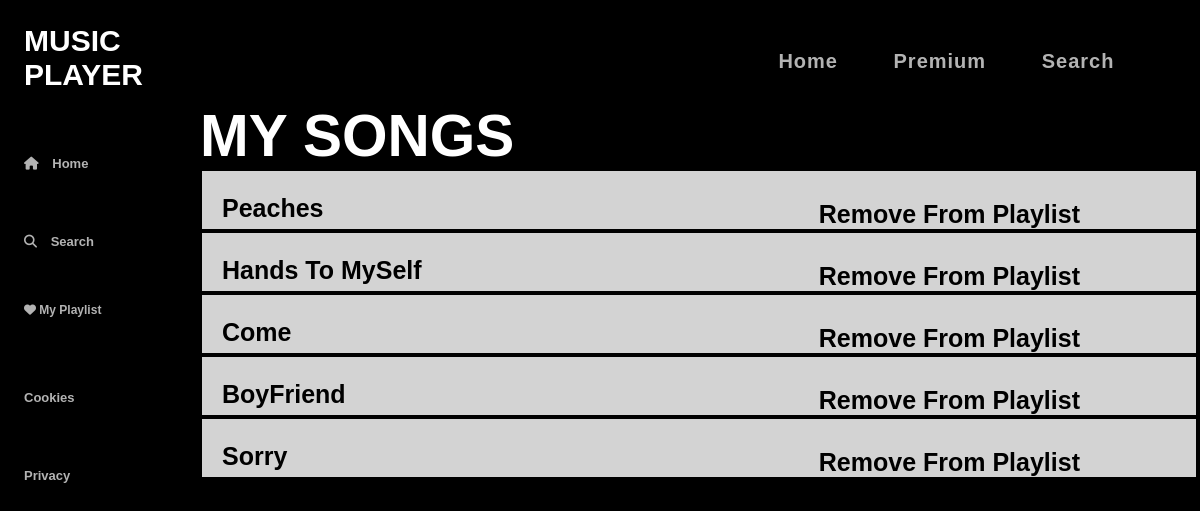
Page /disp_play.php (signed in) on the committed database.
### tables this page shows
CREATE TABLE `tb_play` (
  `uid` int(3) NOT NULL,
  `song_name` varchar(20) NOT NULL,
  `artist_id` int(20) NOT NULL,
  `loc` varchar(30) NOT NULL
);

### disp_play.php (the view, shortened to what this page needs)
<!DOCTYPE html>
<html lang="en">
  <head>
    <link rel="stylesheet" href="style4.css">
  </head>
  <body>
  <div class="sidebar">
      <div class="logo">
        <a href="#" style="text-decoration : none"><h2>MUSIC PLAYER</h2></a>
      </div>
      <div class="navigation" id="upper">
        <ul>
          <li>
            <a href="#" onclick="window.location.href='home.php';">
              <i class="fa-solid fa-home"></i>
              <span>Home</span>
            </a>
          </li>
          <li>
            <a href="Search/search.php">
              <i class="fa fa-search"></i>
              <span>Search</span>
            </a>
          </li>
          <a href="disp_play.php" style="color:#b3b3b3;text-decoration:none;font-size:12px; font-weight:bold;">
              <i class="fa fa fa-heart"></i>
              <span>My Playlist</span>
            </a>
          <ul>
        <li><a href="#">Cookies</a></li>
          <li><a href="#">Privacy</a></li>
        </ul>
        </ul>
      </div>
    </div>
    <div class="main-container">
      <div class="topbar">
      <div class="navbar">
          <ul>
            <li>
              <a
                href="home.php">Home</a>&nbsp;&nbsp;&nbsp;&nbsp;
            </li>
            <li>
              <a
                href="RazorPay/payment-form.php">Premium</a>&nbsp;&nbsp;&nbsp;&nbsp;
            </li>
            <li>
              <a
                href="Search/search.php">Search</a>&nbsp;&nbsp;&nbsp;&nbsp;
            </li>
        </div>
      </div>
      <h3 style="text-align:left;color:white">MY SONGS</h3>
      <?php
	@$i=$_SESSION['id'];
	if(!empty($_SESSION['id']))
	{
    		@$conn=@mysqli_connect("localhost","root","","db_project");
    		@$ins="SELECT * FROM tb_play where uid='$i'";
    		@$result=@mysqli_query($conn,$ins);
    		while($value=@mysqli_fetch_array($result))
    		{
		?>
  <table align="center" width="100%" style="background-color:black; border-color:white; border-top:none; border-left:none; border-right:none; border-top-color:black; border-right-color:black; border-left-color:black;">
        <tr class="song_disp">
		<td>
            <a class="song_link" href="demo.php?a=<?php echo $value['artist_id'];?>&l=<?php echo $value['loc'];?>&s=<?php echo $value['song_name'];?>"><?php echo $value['song_name'];?></a>
        </td>
		<td>
		<a href="dele_play.php?a=<?php echo $value['artist_id'];?>&l=<?php echo $value['loc'];?>&s=<?php echo $value['song_name'];?>" class="play_1">Remove From Playlist</a>
			</td>
        </tr>
    </table>
    <?php } ?>
  </body>
</html>
<?php }
	else {
	echo "<h6 align=center style='color:white'>","LOGIN TO ADD SONGS IN PLAYLIST","</h1>";
	}
?>

### style4.css (style rules this page uses)
.play_1 { position: absolute; right:120px; display: flex; align-items: right; color:black; font-size: 25px; font-weight: bold; text-decoration: none; margin-left: 20px; }
.song_disp { background-color:lightgrey; width:75%; }
.song_link { color:black; font-size: 25px; font-weight: bold; text-decoration: none; margin-left: 20px; }
h2 { color: white; font-size: 30px; }
* { padding: 0; margin: 0; }
body { background-color: black; font-family: "Montserrat", sans-serif; font-size: 50px; }
.sidebar { position: fixed; left: 0; top: 0; bottom: 0; width: 100px; background-color: black; padding: 24px; }
.sidebar .navigation ul { list-style: none; margin-top: 20px; }
.sidebar .navigation ul li { padding: 10px 0; }
.sidebar .navigation ul li a { color: #b3b3b3; text-decoration: none; font-weight: bold; font-size: 13px; }
.sidebar .navigation ul li a span { padding-left: 10px; }
.main-container { background-color: black; margin-left: 200px; margin-bottom: 100px; }
.topbar { display: flex; justify-content: space-between; background-color: black; text-align: right; padding: 14px 30px; }
.topbar .navbar { display: flex; align-items: center; }
.topbar .navbar ul { display: flex; list-style: none; }
.topbar .navbar ul li { display: inline-block; margin: 8px 0px; width:100%; }
.topbar .navbar ul li a { color: #b3b3b3; text-decoration: none; font-weight: bold; font-size: 20px; letter-spacing: 1px; word-spacing: 12px; }

### rows in the picture
tb_play: song_name "Peaches"
tb_play: song_name "Hands To MySelf"
tb_play: song_name "Come"
tb_play: song_name "BoyFriend"
tb_play: song_name "Sorry"
